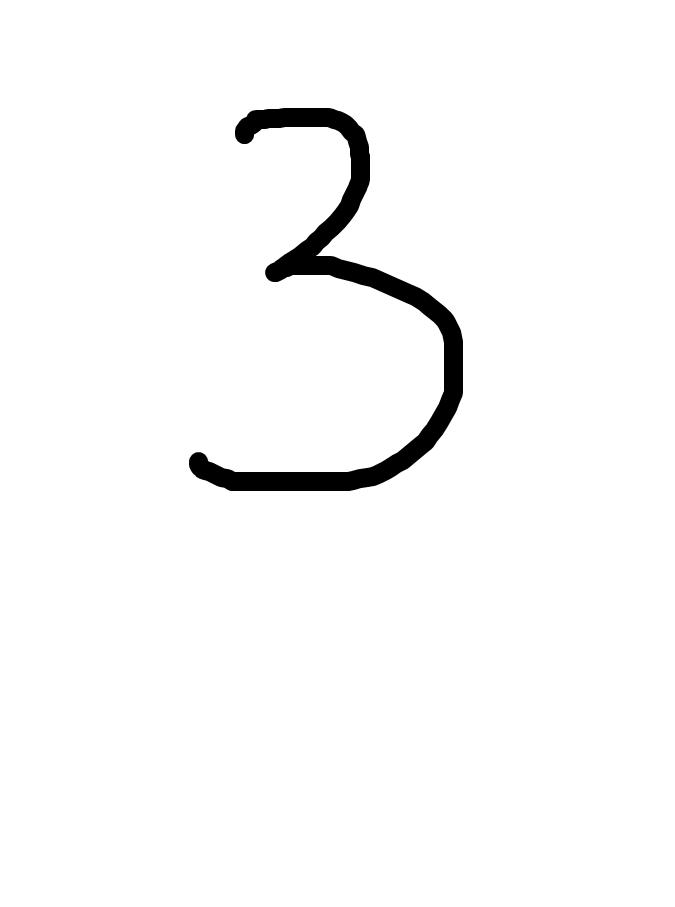
#> input picture lab_5/Untitled.png, 675 x 907 px
$ jupyter execute --allow-errors Lab_5.ipynb
#> lines starting #> are read from the running program, lines starting #| are printed output that depends on the picture; after the words box and inside, x2 and y2 are one past the last pixel; in counts of white or black regions, pixels touching at a corner belong together
## Import lib and config [run]

[cell 1]
import numpy as np
import math
import torch
from torch.utils.data import TensorDataset, DataLoader
import matplotlib.pyplot as plt

import cv2
import struct
import zipfile
import os

torch.manual_seed(42)
#> (this line was passed over: torch is not available in this run)
np.random.seed(42)

device = 'cpu'

## Upload & unzip the file [run]

[cell 2]
zip_path = '/content/archive.zip'
extract_folder = '/content/mnist_data/'

os.makedirs(extract_folder, exist_ok=True)

#> (the rest of this cell did not finish here and is left out)

## Load data [run]

[cell 3]
data_dir = '/content/mnist_data'

def read_images(file_path):
    with open(file_path, 'rb') as f:
        magic, num_images, rows, cols = struct.unpack('>IIII', f.read(16))
        images = np.frombuffer(f.read(), dtype=np.uint8).reshape(num_images, rows, cols)
    return images

# [5 lines left out: function read_labels, not called in this run]

#> (the rest of this cell did not finish here and is left out)

## Data preprocessing [run]

#> (a cell that did not finish here is left out)

## Custom classes: Linear, ReLU, Dropout, Flatten, Adam [run]

[cell 5]
class Linear:
    def __init__(self, in_features, out_features):
        limit = 1.0 / math.sqrt(in_features)
        W = torch.empty(out_features, in_features).uniform_(-limit, limit)
        b = torch.zeros(out_features)
        self.W = W.requires_grad_(True)
        self.b = b.requires_grad_(True)

    def forward(self, x):
        return x @ self.W.T + self.b

    def __call__(self, x):
        return self.forward(x)

    def parameters(self):
        return [self.W, self.b]


class ReLU:
    def forward(self, x):
        return torch.clamp(x, min=0.0)

    def __call__(self, x):
        return self.forward(x)


class Dropout:
    def __init__(self, p=0.5):
        self.p = p
        self.training = True

    # [5 lines left out: function forward, not called in this run]

    def __call__(self, x):
        return self.forward(x)


class Flatten:
    def forward(self, x):
        return x.view(x.size(0), -1)

    def __call__(self, x):
        return self.forward(x)

# loss function for multi-class classification (for backward)
class SoftmaxCrossEntropy:
    # [15 lines left out: functions __call__, softmax, not called in this run]

class AdamOptimizer:
    # [26 lines left out: functions __init__, step, zero_grad, not called in this run]

## Custom Conv2d & MaxPool2D

[cell 6]
class Conv2dCustom:
    def __init__(self, in_channels, out_channels, kernel_size, stride=1, padding=0):
        if isinstance(kernel_size, int):
            kH = kW = kernel_size
        else:
            kH, kW = kernel_size
        self.in_channels = in_channels
        self.out_channels = out_channels
        self.kH = kH
        self.kW = kW
        self.stride = stride
        self.padding = padding

        limit = 1.0 / math.sqrt(in_channels * kH * kW)
        W = torch.empty(out_channels, in_channels, kH, kW).uniform_(-limit, limit)
        b = torch.zeros(out_channels)
        self.W = W.requires_grad_(True)
        self.b = b.requires_grad_(True)

    # [29 lines left out: functions _pad, forward, not called in this run]

    def __call__(self, x):
        return self.forward(x)

    def parameters(self):
        return [self.W, self.b]


class MaxPool2D:
    def __init__(self, kernel_size=2, stride=2):
        self.kernel_size = kernel_size
        self.stride = stride

    # [12 lines left out: function forward, not called in this run]

    def __call__(self, x):
        return self.forward(x)

## MLPModel & CNNModel

### MLPModel (for Model 1 & 2) [run]

Flatten → (Linear → ReLU → Dropout) × N → Linear (выход)

[cell 7]
class MLPModel:
    def __init__(self, input_dim=28*28, hidden_dims=[128], num_classes=10, dropout_p=0.0):
#> called with input_dim = 784, num_classes = 10, dropout_p = 0
        self.flatten = Flatten()
        self.hidden_layers = []
        self.activations = []
        self.dropouts = []

        prev_dim = input_dim
        for h in hidden_dims:
            fc = Linear(prev_dim, h)
            act = ReLU()
            do  = Dropout(dropout_p)
            self.hidden_layers.append(fc)
            self.activations.append(act)
            self.dropouts.append(do)
            prev_dim = h

        self.output = Linear(prev_dim, num_classes)
        self.criterion = SoftmaxCrossEntropy()

    def set_training(self, mode: bool):
        for d in self.dropouts:
            d.training = mode

    # [8 lines left out: function forward, not called in this run]

    def __call__(self, x):
        return self.forward(x)

    def loss(self, x, y):
        logits = self.forward(x)
        return self.criterion(logits, y)

    def predict_proba(self, x):
        logits = self.forward(x)
        return softmax(logits)

    def predict(self, x):
        probs = self.predict_proba(x)
        return probs.argmax(dim=1)

    # [6 lines left out: function parameters, not called in this run]

### CNNModel (Model 3 & 4)

Conv2D → ReLU → MaxPool → Conv2D → ReLU → MaxPool → Flatten → Linear → ReLU → Dropout → Linear (выход)

[cell 8]
class CNNModel:
    def __init__(self,
                 num_classes=10,
                 conv_channels=[8, 16],
                 kernel_size=3,
                 pool_size=2,
                 fc_dim=128,
                 dropout_p=0.5):
        # conv1, conv2
        self.conv1 = Conv2dCustom(1, conv_channels[0], kernel_size=kernel_size, padding=1)
        self.conv2 = Conv2dCustom(conv_channels[0], conv_channels[1], kernel_size=kernel_size, padding=1)
        self.relu1 = ReLU()
        self.relu2 = ReLU()
        self.pool1 = MaxPool2D(kernel_size=pool_size, stride=pool_size)
        self.pool2 = MaxPool2D(kernel_size=pool_size, stride=pool_size)

        self.flatten = Flatten()
        conv_output_dim = conv_channels[1] * 7 * 7

        self.fc1 = Linear(conv_output_dim, fc_dim)
        self.relu_fc = ReLU()
        self.dropout = Dropout(dropout_p)
        self.fc2 = Linear(fc_dim, num_classes)

        self.criterion = SoftmaxCrossEntropy()

    def set_training(self, mode: bool):
        self.dropout.training = mode

    # [14 lines left out: function forward, not called in this run]

    def __call__(self, x):
        return self.forward(x)

    def loss(self, x, y):
        logits = self.forward(x)
        return self.criterion(logits, y)

    def predict_proba(self, x):
        logits = self.forward(x)
        return softmax(logits)

    def predict(self, x):
        probs = self.predict_proba(x)
        return probs.argmax(dim=1)

    # [9 lines left out: function parameters, not called in this run]

## Train / Eval / Fit [run]

### Helpers for train/fit/evaluate/paint roc [run]

[cell 9]
# [64 lines left out: functions evaluate_accuracy, train_one_epoch, fit_model, not called in this run]

[cell 10]
# [68 lines left out: functions collect_scores_for_class, compute_roc_auc, plot_roc_curve, not called in this run]

[cell 11]
# [19 lines left out: function train_eval_roc, not called in this run]

[cell 12]
num_epochs_mlp = 5
num_epochs_cnn = 5
positive_class = 0   # ví dụ: đánh giá ROC cho class "0"

models = []
histories = []
test_accuracies = []
roc_results = []

### Model 1

#> (a cell that did not finish here is left out)

### Model 2 [run the best]

#> (a cell that did not finish here is left out)

### Model 3

#> (a cell that did not finish here is left out)

### Model 4

#> (a cell that did not finish here is left out)

hist4, acc4, roc4 = train_eval_roc(
    model4,
    "Model 4: CNN [16,32], fc=256, dropout=0.5",
    train_loader, val_loader, test_loader,
    lr=1e-3, epochs=num_epochs_cnn,
    positive_class=positive_class
)
models.append(model4)
histories.append(hist4)
test_accuracies.append(acc4)
roc_results.append(roc4)

## Comparison chart

[cell 17]
# Test accuracy
test_accuracies = []
for i, model in enumerate(models, start=1):
    acc = evaluate_accuracy(model, test_loader)
    test_accuracies.append(acc)
    print(f"Model {i} - Test accuracy: {acc:.4f}")

So we choose the model 2

[cell 18]
# Plot 4 model: train/val loss & acc
colors = ['r', 'g', 'b', 'm']
labels = [f"Model {i}" for i in range(1, 5)]

plt.figure(figsize=(12,8))

# Train loss
plt.subplot(2,2,1)
for i, hist in enumerate(histories):
    plt.plot(hist['train_loss'], color=colors[i], label=labels[i])
plt.title("Train Loss")
plt.xlabel("Epoch")
plt.ylabel("Loss")
plt.legend()

# Val loss
plt.subplot(2,2,2)
for i, hist in enumerate(histories):
    plt.plot(hist['val_loss'], color=colors[i], label=labels[i])
plt.title("Validation Loss")
plt.xlabel("Epoch")
plt.ylabel("Loss")
plt.legend()

# Train acc
plt.subplot(2,2,3)
for i, hist in enumerate(histories):
    plt.plot(hist['train_acc'], color=colors[i], label=labels[i])
plt.title("Train Accuracy")
plt.xlabel("Epoch")
plt.ylabel("Accuracy")
plt.legend()

# Val acc
plt.subplot(2,2,4)
for i, hist in enumerate(histories):
    plt.plot(hist['val_acc'], color=colors[i], label=labels[i])
#> the answer given: Untitled.png
#> further down, img is the input picture: shape (907, 675); min 0, max 255, mean 248.2
#| Original image shape: (907, 675)
plt.title("Validation Accuracy")
plt.xlabel("Epoch")
plt.ylabel("Accuracy")
plt.legend()

plt.tight_layout()
plt.show()

## Predict image [run]

#> (a cell that did not finish here is left out)

[cell 20]
def preprocess_for_mnist(img, show_steps=False):
    """
    img: numpy 2D (H,W), grayscale (0..255)
    return: torch tensor (1,1,28,28), float32, normalized to [0,1]
    """
#> called with show_steps = True
    # If image is color, convert to gray
    if len(img.shape) == 3:
        img = cv2.cvtColor(img, cv2.COLOR_BGR2GRAY)

    step_imgs = {}

    step_imgs["original"] = img.copy()

    # Invert so digit becomes white on black background
    inv = 255 - img
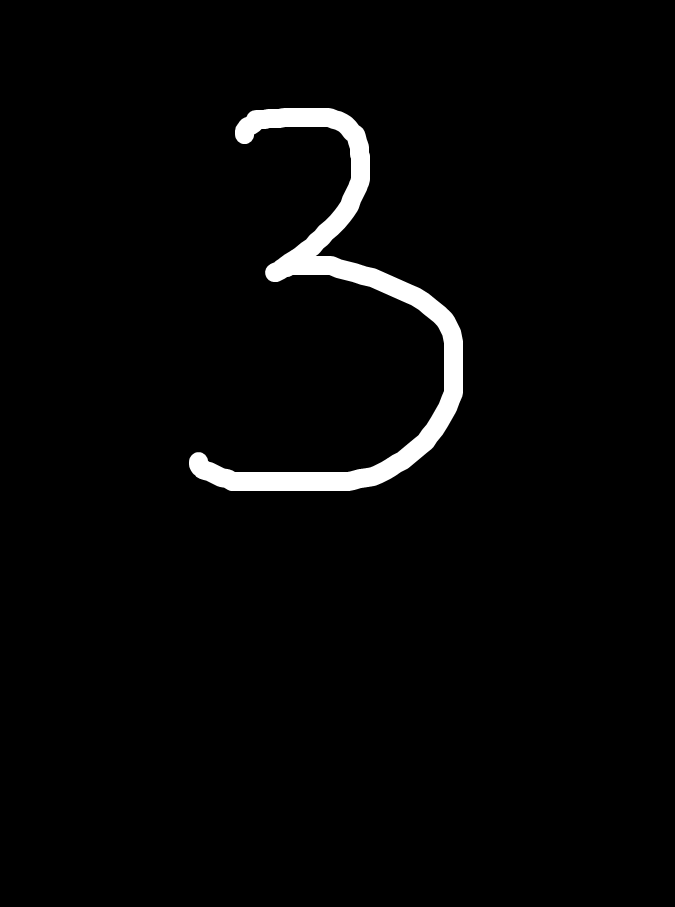
#> inv: shape (907, 675); min 0, max 255, mean 6.8
    step_imgs["inverted"] = inv.copy()

    # Otsu threshold to get binary image
    _, th = cv2.threshold(inv, 0, 255, cv2.THRESH_BINARY + cv2.THRESH_OTSU)
#> th: shape (907, 675); 2.7% white; 1 white region, box (x1, y1, x2, y2) and area: (189, 108, 463, 491) 16293
    step_imgs["threshold"] = th.copy()

    # Find bounding box of digit
    coords = cv2.findNonZero(th)
#> coords = contour of 16293 points, box (x1, y1, x2, y2) (189, 108, 463, 491), area 22782
    if coords is None:
        # no foreground, fallback: use full image
        crop = th
    else:
        x, y, w, h = cv2.boundingRect(coords)
#> x = 189; y = 108; w = 274; h = 383
        crop = th[y:y+h, x:x+w]
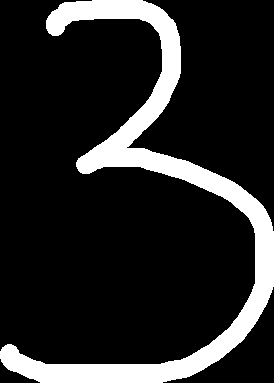
#> crop: shape (383, 274); 15.5% white; 1 white region, box (x1, y1, x2, y2) and area: (0, 0, 274, 383) 16293
    step_imgs["cropped"] = crop.copy()

    # Resize with aspect ratio so max side = 20 pixels
    h, w = crop.shape
    if h > w:
        new_h = 20
        new_w = int(w * (20.0 / h))
#> new_w = 14
    else:
        new_w = 20
        new_h = int(h * (20.0 / w))
    resized = cv2.resize(crop, (new_w, new_h), interpolation=cv2.INTER_AREA)
    step_imgs["resized"] = resized.copy()

    # Put into 28x28 canvas, centered
    canvas = np.zeros((28, 28), dtype=np.uint8)
    y0 = (28 - new_h) // 2
    x0 = (28 - new_w) // 2
#> x0 = 7
    canvas[y0:y0+new_h, x0:x0+new_w] = resized
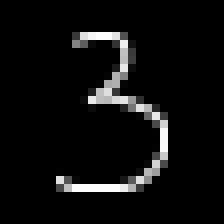
#> canvas: shape (28, 28) (shown 8 times larger); min 0, max 253, mean 14.1
    step_imgs["final_28x28"] = canvas.copy()

    if show_steps:
        plt.figure(figsize=(10, 2))
        titles = ["original", "inverted", "threshold", "cropped", "resized", "final_28x28"]
        for i, t in enumerate(titles):
            plt.subplot(1, 6, i+1)
            plt.imshow(step_imgs[t], cmap="gray")
            plt.title(t)
            plt.axis("off")
        plt.tight_layout()
        plt.show()
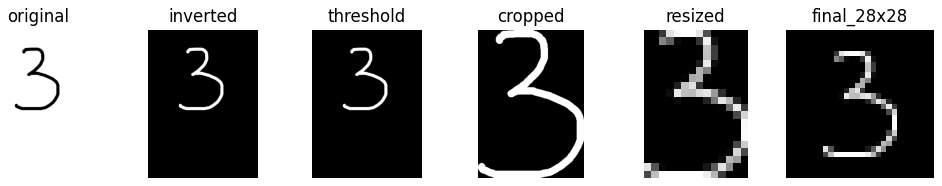
#> figure drawn by matplotlib, 6 panels

    # Normalize to [0,1]
    canvas = canvas.astype(np.float32) / 255.0

    # To tensor (1,1,28,28)
    img_tensor = torch.from_numpy(canvas).unsqueeze(0).unsqueeze(0)
    return img_tensor

### Upload image [run]

[cell 21]
from google.colab import files

# 1. Upload file
uploaded = files.upload()

filename = next(iter(uploaded.keys()))
print("Uploaded file:", filename)

img = cv2.imread(filename, cv2.IMREAD_GRAYSCALE)
print("Original image shape:", img.shape)

# show original image
plt.figure(figsize=(3,3))
plt.imshow(img, cmap='gray')
plt.title("Original uploaded image")
plt.axis('off')
plt.show()

# 5. preprocessing
#> (the rest of this cell did not finish here and is left out)
